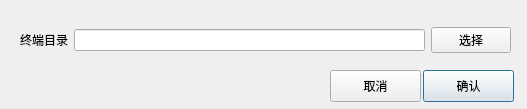
<?xml version="1.0" encoding="UTF-8"?>
<ui version="4.0">
 <class>OpenTerminalDialog</class>
 <widget class="QDialog" name="OpenTerminalDialog">
  <property name="geometry">
   <rect>
    <x>0</x>
    <y>0</y>
    <width>527</width>
    <height>109</height>
   </rect>
  </property>
  <property name="windowTitle">
   <string>Dialog</string>
  </property>
  <widget class="QWidget" name="gridLayoutWidget">
   <property name="geometry">
    <rect>
     <x>20</x>
     <y>20</y>
     <width>491</width>
     <height>41</height>
    </rect>
   </property>
   <layout class="QGridLayout" name="gridLayout">
    <item row="0" column="0">
     <widget class="QLabel" name="label">
      <property name="text">
       <string>终端目录</string>
      </property>
     </widget>
    </item>
    <item row="0" column="2">
     <widget class="QPushButton" name="destBtn">
      <property name="sizePolicy">
       <sizepolicy hsizetype="Minimum" vsizetype="Fixed">
        <horstretch>0</horstretch>
        <verstretch>0</verstretch>
       </sizepolicy>
      </property>
      <property name="minimumSize">
       <size>
        <width>0</width>
        <height>0</height>
       </size>
      </property>
      <property name="maximumSize">
       <size>
        <width>16777215</width>
        <height>16777215</height>
       </size>
      </property>
      <property name="sizeIncrement">
       <size>
        <width>0</width>
        <height>0</height>
       </size>
      </property>
      <property name="baseSize">
       <size>
        <width>0</width>
        <height>0</height>
       </size>
      </property>
      <property name="font">
       <font>
        <kerning>true</kerning>
       </font>
      </property>
      <property name="text">
       <string>选择</string>
      </property>
      <property name="autoDefault">
       <bool>false</bool>
      </property>
      <property name="flat">
       <bool>false</bool>
      </property>
     </widget>
    </item>
    <item row="0" column="1">
     <widget class="QLineEdit" name="destEdit"/>
    </item>
   </layout>
  </widget>
  <widget class="QPushButton" name="confirmBtn">
   <property name="geometry">
    <rect>
     <x>423</x>
     <y>70</y>
     <width>91</width>
     <height>32</height>
    </rect>
   </property>
   <property name="text">
    <string>确认</string>
   </property>
  </widget>
  <widget class="QPushButton" name="cancelBtn">
   <property name="geometry">
    <rect>
     <x>330</x>
     <y>70</y>
     <width>91</width>
     <height>32</height>
    </rect>
   </property>
   <property name="text">
    <string>取消</string>
   </property>
  </widget>
 </widget>
 <resources/>
 <connections/>
</ui>
